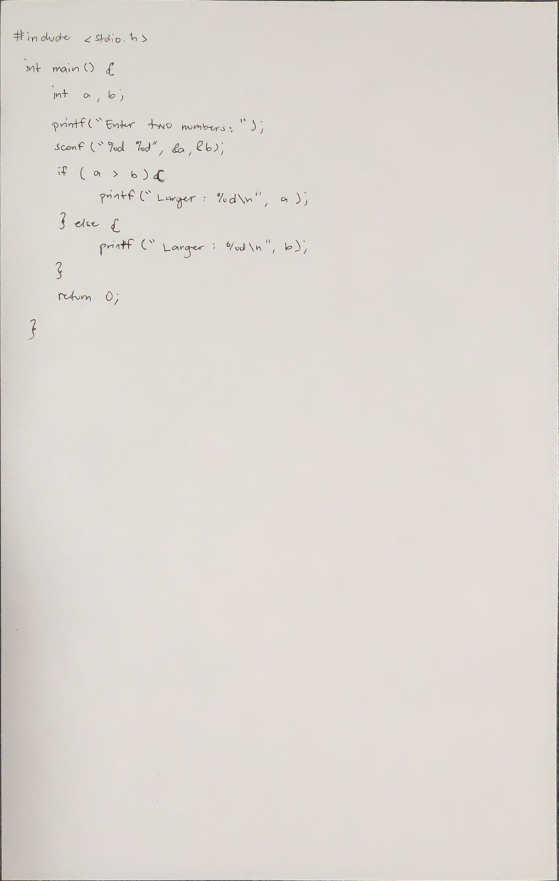
#> input picture ocr_feature/samples/bond_writer1_1.jpg, 1675 x 2642 px (shown at 1/3 size); its folder holds only this picture in this run
$ python -i preprocess.py   (imports and definitions only)
#> lines starting #> are read from the running program, lines starting #| are printed output that depends on the picture; after the words box and inside, x2 and y2 are one past the last pixel; in counts of white or black regions, pixels touching at a corner belong together
"""Prepare a photo for OCR: resize, convert to grayscale and denoise."""
from dataclasses import dataclass
from pathlib import Path

import cv2
import numpy as np


@dataclass(frozen=True)
class PreprocessConfig:
    """Preprocessing settings. The defaults are the measured, shipped setup;
    change one only with a before/after CER comparison
    (evaluators/evaluate_cer.py)."""

    # The longer side is scaled down to this; the model downsamples larger
    # images anyway.
    max_side: int = 1600

    # Non-local-means denoising (cv2.fastNlMeansDenoising).
    denoise: bool = True
    denoise_strength: int = 10
    denoise_template_window: int = 7
    denoise_search_window: int = 21

    # Black-and-white thresholding. Off: it made CER worse (0.149 grayscale vs
    # 0.201 thresholded on the same 14 samples), because it hardens pen strokes
    # and turns ruled lines into solid black. Kept for compare_config.py,
    # which demonstrates the difference.
    threshold: bool = False
    threshold_block_size: int = 31
    threshold_c: int = 15

    # When thresholding, size the block from the handwriting (1.5 x median
    # glyph height, rounded to odd) instead of a fixed size. None uses
    # threshold_block_size.
    threshold_block_scale: float | None = 1.5

    # Stronger denoising for textured paper. Greenbook and yellow pad keep
    # speckle the default misses, while smooth bond paper loses thin strokes
    # if denoised harder, so it's chosen per page from the background texture
    # (_background_noise): 2.2 or more gets strength 20. Measured on the test
    # set: no real overall difference (CER 0.126 on vs 0.123 off, within
    # noise for 20 pages), slightly better on yellow pad.
    adaptive_denoise: bool = True
    textured_paper_threshold: float = 2.2
    textured_denoise_strength: int = 20

    # No ruled-line removal: width alone can't tell a printed rule from a pen
    # stroke, and every setting tried fixed one page but broke another.


DEFAULT_CONFIG = PreprocessConfig()


def _median_glyph_height(gray) -> float:
    """Estimate the handwriting size: the median height of letter-sized ink
    blobs. 0.0 if none are found."""
    # Adaptive, not one global threshold: a large blank area would throw a
    # global threshold off.
    binary = cv2.adaptiveThreshold(
        gray, 255, cv2.ADAPTIVE_THRESH_GAUSSIAN_C,
        cv2.THRESH_BINARY_INV, 31, 15)
    count, _, stats, _ = cv2.connectedComponentsWithStats(binary, connectivity=8)
    heights = []
    for i in range(1, count):
        w = stats[i, cv2.CC_STAT_WIDTH]
        h = stats[i, cv2.CC_STAT_HEIGHT]
        area = stats[i, cv2.CC_STAT_AREA]
        # Skip speckles, page-sized blobs, and long rules/edges.
        if 4 <= h <= 300 and area >= 12 and w <= 12 * h:
            heights.append(h)
    return float(np.median(heights)) if heights else 0.0


def _background_noise(gray) -> float:
    """How textured the paper is: the mean difference from a median-blurred
    copy, over the brightest 40% of pixels, so the ink doesn't count."""
    residual = cv2.absdiff(gray, cv2.medianBlur(gray, 5)).astype(np.float32)
    background = gray > np.percentile(gray, 60)
    if not background.any():
        return 0.0
    return float(residual[background].mean())


def preprocess_image(
    image_path: str,
    output_dir: str = "outputs",
    config: PreprocessConfig = DEFAULT_CONFIG,
) -> str:
    """Resize, convert to grayscale and denoise the image (and threshold it
    if enabled). Saves it to output_dir as <name>_preprocessed.jpg and
    returns that path."""
#> called with image_path = '../samples/bond_writer1_1.jpg', output_dir = 'outputs'

    image_path = Path(image_path)
    output_dir = Path(output_dir)
    output_dir.mkdir(exist_ok=True)

    img = cv2.imread(str(image_path))
#> img is the input picture: shape (2642, 1675, 3); mean B, G, R 211.6, 216.3, 220.8
    if img is None:
        raise ValueError(f"Could not read image file: {image_path}")

    height, width = img.shape[:2]
#> height = 2642; width = 1675
    longest_side = max(height, width)
#> longest_side = 2642

    if longest_side > config.max_side:
        scale = config.max_side / longest_side
#> scale = 0.606
        img = cv2.resize(
            img,
            (int(width * scale), int(height * scale)),
            interpolation=cv2.INTER_AREA,
        )
#> img: shape (1600, 1014, 3)

    processed = cv2.cvtColor(img, cv2.COLOR_BGR2GRAY)
    if config.denoise:
        strength = config.denoise_strength
        if config.adaptive_denoise:
            if _background_noise(processed) >= config.textured_paper_threshold:
#> in _background_noise, `residual = cv2.absdiff(gray, cv2.medianBlur(gray, 5)).astype(np.float32)`:
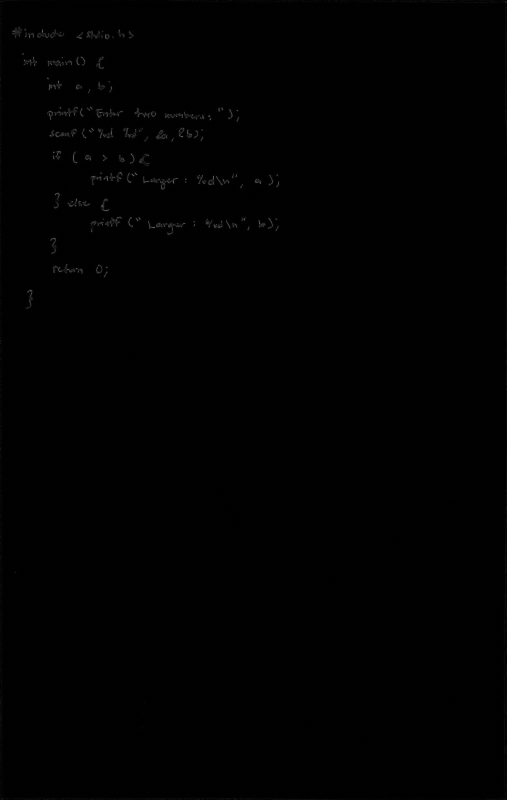
#> residual: shape (1600, 1014) float32 (shown at 1/2 size); min 0, max 131, mean 0.8
#> in _background_noise, `background = gray > np.percentile(gray, 60)`:
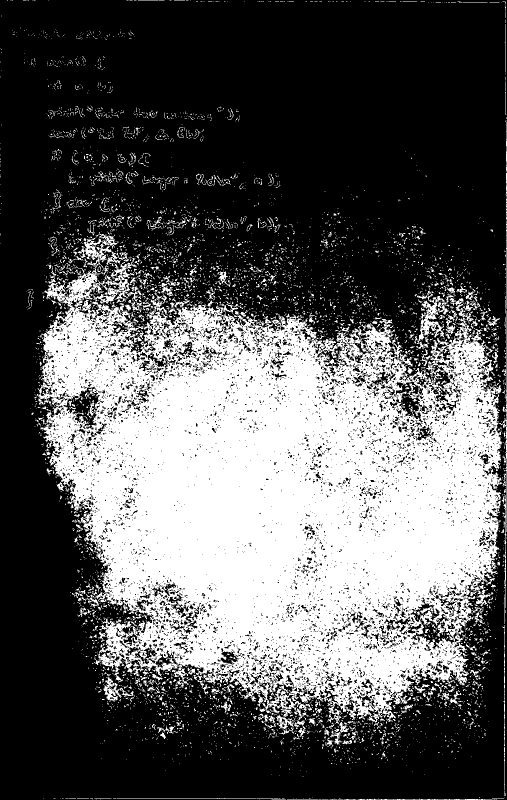
#> background: shape (1600, 1014) bool (shown at 1/2 size); 35.5% white; 5597 white regions (5147 under 20 px), largest, box (x1, y1, x2, y2) and area: (75, 468, 1006, 1445) 527389, (833, 587, 909, 688) 2165, (1003, 441, 1014, 1248) 1574
                strength = config.textured_denoise_strength
        processed = cv2.fastNlMeansDenoising(
            processed,
            None,
            strength,
            config.denoise_template_window,
            config.denoise_search_window,
        )
    if config.threshold:
        block_size = config.threshold_block_size
        if config.threshold_block_scale is not None:
            glyph = _median_glyph_height(processed)
            if glyph > 0:
                # adaptiveThreshold requires an odd block of at least 3.
                block_size = max(3, int(round(config.threshold_block_scale * glyph)))
                if block_size % 2 == 0:
                    block_size += 1
        processed = cv2.adaptiveThreshold(
            processed,
            255,
            cv2.ADAPTIVE_THRESH_GAUSSIAN_C,
            cv2.THRESH_BINARY,
            block_size,
            config.threshold_c,
        )

    output_path = output_dir / f"{image_path.stem}_preprocessed.jpg"

    cv2.imwrite(str(output_path), processed)

    return str(output_path)

>>> result = preprocess_image('../samples/bond_writer1_1.jpg')

$ run again, on ocr_feature/samples/bond_writer2_1.jpg
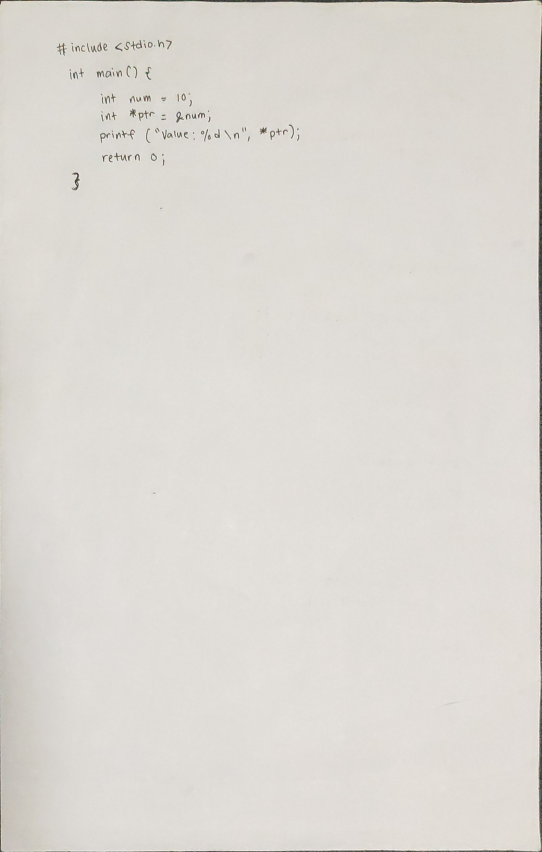
#> input picture ocr_feature/samples/bond_writer2_1.jpg, 1625 x 2556 px (shown at 1/3 size)
#> in preprocess_image, img is the input picture: shape (2556, 1625, 3); mean B, G, R 212.1, 217.7, 221.1
#> img: shape (1600, 1017, 3)
#> in _background_noise, `residual = cv2.absdiff(gray, cv2.medianBlur(gray, 5)).astype(np.float32)`:
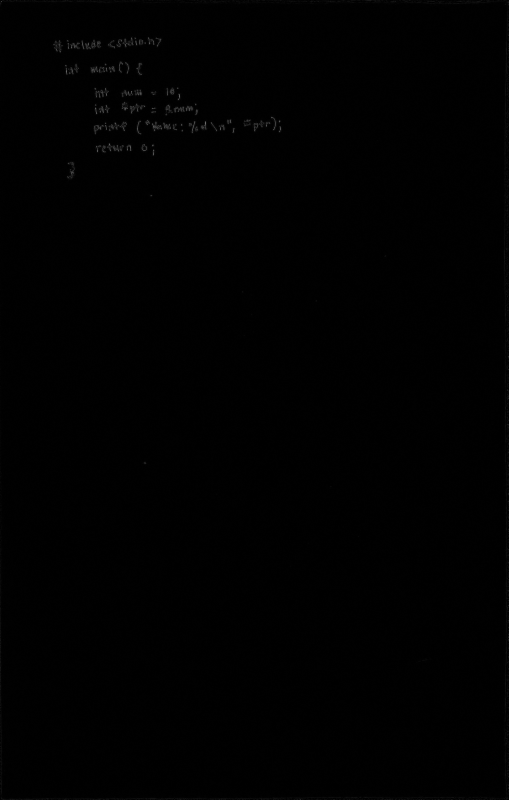
#> residual: shape (1600, 1017) float32 (shown at 1/2 size); min 0, max 125, mean 0.7
#> in _background_noise, `background = gray > np.percentile(gray, 60)`:
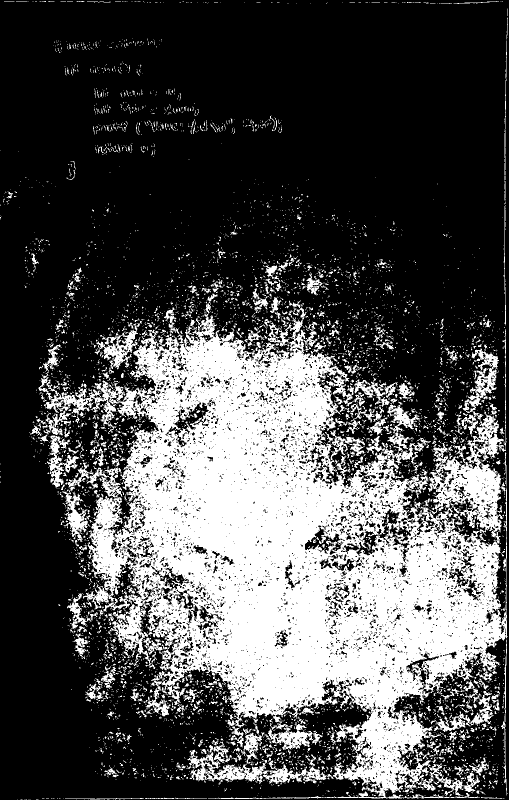
#> background: shape (1600, 1017) bool (shown at 1/2 size); 30.7% white; 5577 white regions (5042 under 20 px), largest, box (x1, y1, x2, y2) and area: (76, 615, 1015, 1598) 418053, (375, 1464, 537, 1569) 4943, (923, 697, 998, 873) 3701
